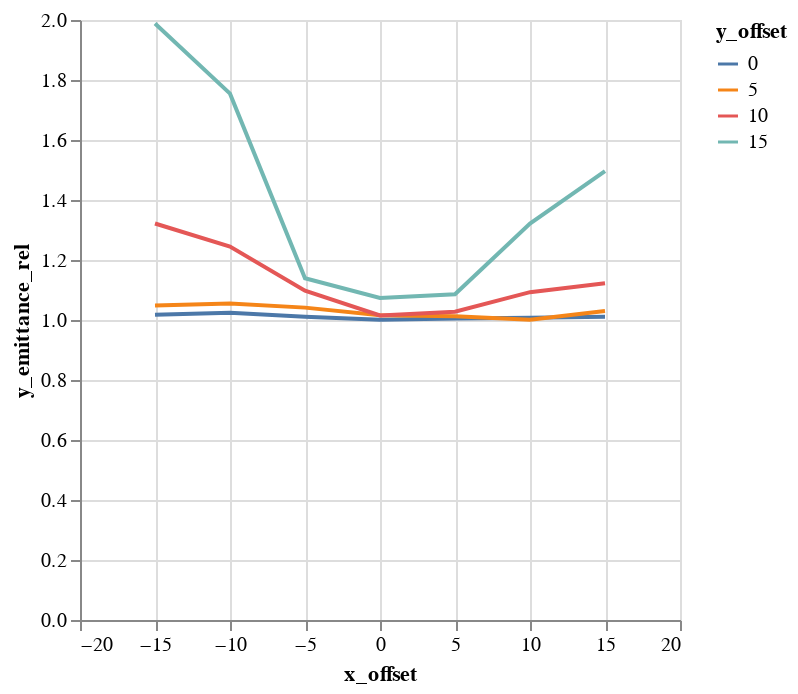

This figure's notebook cell:
### Code cell
alt.Chart(emit_df).mark_line().encode(
    color='y_offset:N',
    x='x_offset',
    y='y_emittance_rel',
)

### Figure 1 — Vega-Lite specification as saved in the notebook (floating-point values rounded to 4 significant figures)
{"$schema": "https://vega.github.io/schema/vega-lite/v1.2.1.json", "data": {"values": [{"losses": 0, "relbeta": 0.002308, "sourceID": 16777222, "sourceName": "x_-15_y_0", "x_emittance": 1.657, "x_emittance_rel": 1.022, "x_norm_emittance": 0.003825, "x_offset": -15, "y_emittance": 1.599, "y_emittance_rel": 1.017, "y_norm_emittance": 0.003692, "y_offset": 0}, {"losses": 0, "relbeta": 0.002308, "sourceID": 16777229, "sourceName": "x_-15_y_5", "x_emittance": 1.751, "x_emittance_rel": 1.099, "x_norm_emittance": 0.004041, "x_offset": -15, "y_emittance": 1.671, "y_emittance_rel": 1.049, "y_norm_emittance": 0.003857, "y_offset": 5}, {"losses": 0, "relbeta": 0.002308, "sourceID": 16777236, "sourceName": "x_-15_y_10", "x_emittance": 2.148, "x_emittance_rel": 1.329, "x_norm_emittance": 0.004959, "x_offset": -15, "y_emittance": 2.11, "y_emittance_rel": 1.322, "y_norm_emittance": 0.004871, "y_offset": 10}, {"losses": 0, "relbeta": 0.002308, "sourceID": 16777243, "sourceName": "x_-15_y_15", "x_emittance": 3.48, "x_emittance_rel": 2.082, "x_norm_emittance": 0.008034, "x_offset": -15, "y_emittance": 3.305, "y_emittance_rel": 1.989, "y_norm_emittance": 0.007629, "y_offset": 15}, {"losses": 0, "relbeta": 0.002308, "sourceID": 16777220, "sourceName": "x_-10_y_0", "x_emittance": 1.592, "x_emittance_rel": 1.0, "x_norm_emittance": 0.003675, "x_offset": -10, "y_emittance": 1.59, "y_emittance_rel": 1.024, "y_norm_emittance": 0.00367, "y_offset": 0}, {"losses": 0, "relbeta": 0.002308, "sourceID": 16777227, "sourceName": "x_-10_y_5", "x_emittance": 1.674, "x_emittance_rel": 1.038, "x_norm_emittance": 0.003864, "x_offset": -10, "y_emittance": 1.668, "y_emittance_rel": 1.055, "y_norm_emittance": 0.003849, "y_offset": 5}, {"losses": 0, "relbeta": 0.002308, "sourceID": 16777234, "sourceName": "x_-10_y_10", "x_emittance": 1.923, "x_emittance_rel": 1.293, "x_norm_emittance": 0.004439, "x_offset": -10, "y_emittance": 2.073, "y_emittance_rel": 1.245, "y_norm_emittance": 0.004785, "y_offset": 10}, {"losses": 0, "relbeta": 0.002308, "sourceID": 16777241, "sourceName": "x_-10_y_15", "x_emittance": 2.56, "x_emittance_rel": 1.765, "x_norm_emittance": 0.005909, "x_offset": -10, "y_emittance": 2.867, "y_emittance_rel": 1.755, "y_norm_emittance": 0.006619, "y_offset": 15}, {"losses": 0, "relbeta": 0.002308, "sourceID": 16777218, "sourceName": "x_-5_y_0", "x_emittance": 1.692, "x_emittance_rel": 1.009, "x_norm_emittance": 0.003905, "x_offset": -5, "y_emittance": 1.736, "y_emittance_rel": 1.011, "y_norm_emittance": 0.004007, "y_offset": 0}, {"losses": 0, "relbeta": 0.002308, "sourceID": 16777225, "sourceName": "x_-5_y_5", "x_emittance": 1.589, "x_emittance_rel": 1.043, "x_norm_emittance": 0.003668, "x_offset": -5, "y_emittance": 1.693, "y_emittance_rel": 1.041, "y_norm_emittance": 0.003908, "y_offset": 5}, {"losses": 0, "relbeta": 0.002308, "sourceID": 16777232, "sourceName": "x_-5_y_10", "x_emittance": 1.662, "x_emittance_rel": 1.1, "x_norm_emittance": 0.003836, "x_offset": -5, "y_emittance": 1.697, "y_emittance_rel": 1.098, "y_norm_emittance": 0.003917, "y_offset": 10}, {"losses": 0, "relbeta": 0.002308, "sourceID": 16777239, "sourceName": "x_-5_y_15", "x_emittance": 1.942, "x_emittance_rel": 1.148, "x_norm_emittance": 0.004483, "x_offset": -5, "y_emittance": 1.714, "y_emittance_rel": 1.139, "y_norm_emittance": 0.003957, "y_offset": 15}, {"losses": 0, "relbeta": 0.002308, "sourceID": 16777216, "sourceName": "x_0_y_0", "x_emittance": 1.544, "x_emittance_rel": 1.003, "x_norm_emittance": 0.003564, "x_offset": 0, "y_emittance": 1.538, "y_emittance_rel": 1.001, "y_norm_emittance": 0.00355, "y_offset": 0}, {"losses": 0, "relbeta": 0.002308, "sourceID": 16777223, "sourceName": "x_0_y_5", "x_emittance": 1.552, "x_emittance_rel": 1.007, "x_norm_emittance": 0.003583, "x_offset": 0, "y_emittance": 1.559, "y_emittance_rel": 1.016, "y_norm_emittance": 0.003599, "y_offset": 5}, {"losses": 0, "relbeta": 0.002308, "sourceID": 16777230, "sourceName": "x_0_y_10", "x_emittance": 1.414, "x_emittance_rel": 1.008, "x_norm_emittance": 0.003265, "x_offset": 0, "y_emittance": 1.497, "y_emittance_rel": 1.015, "y_norm_emittance": 0.003457, "y_offset": 10}, {"losses": 0, "relbeta": 0.002308, "sourceID": 16777237, "sourceName": "x_0_y_15", "x_emittance": 1.867, "x_emittance_rel": 1.056, "x_norm_emittance": 0.00431, "x_offset": 0, "y_emittance": 1.731, "y_emittance_rel": 1.073, "y_norm_emittance": 0.003995, "y_offset": 15}, {"losses": 0, "relbeta": 0.002309, "sourceID": 16777217, "sourceName": "x_5_y_0", "x_emittance": 1.557, "x_emittance_rel": 1.005, "x_norm_emittance": 0.003595, "x_offset": 5, "y_emittance": 1.682, "y_emittance_rel": 1.005, "y_norm_emittance": 0.003883, "y_offset": 0}, {"losses": 0, "relbeta": 0.002309, "sourceID": 16777224, "sourceName": "x_5_y_5", "x_emittance": 1.619, "x_emittance_rel": 1.011, "x_norm_emittance": 0.003739, "x_offset": 5, "y_emittance": 1.492, "y_emittance_rel": 1.012, "y_norm_emittance": 0.003444, "y_offset": 5}, {"losses": 0, "relbeta": 0.002309, "sourceID": 16777231, "sourceName": "x_5_y_10", "x_emittance": 1.533, "x_emittance_rel": 1.048, "x_norm_emittance": 0.003539, "x_offset": 5, "y_emittance": 1.638, "y_emittance_rel": 1.028, "y_norm_emittance": 0.003781, "y_offset": 10}, {"losses": 0, "relbeta": 0.002309, "sourceID": 16777238, "sourceName": "x_5_y_15", "x_emittance": 1.686, "x_emittance_rel": 1.055, "x_norm_emittance": 0.003892, "x_offset": 5, "y_emittance": 1.709, "y_emittance_rel": 1.086, "y_norm_emittance": 0.003946, "y_offset": 15}, {"losses": 0, "relbeta": 0.002309, "sourceID": 16777219, "sourceName": "x_10_y_0", "x_emittance": 1.545, "x_emittance_rel": 1.017, "x_norm_emittance": 0.003567, "x_offset": 10, "y_emittance": 1.611, "y_emittance_rel": 1.007, "y_norm_emittance": 0.003719, "y_offset": 0}, {"losses": 0, "relbeta": 0.002309, "sourceID": 16777226, "sourceName": "x_10_y_5", "x_emittance": 1.479, "x_emittance_rel": 1.022, "x_norm_emittance": 0.003414, "x_offset": 10, "y_emittance": 1.507, "y_emittance_rel": 1.001, "y_norm_emittance": 0.00348, "y_offset": 5}, {"losses": 0, "relbeta": 0.002309, "sourceID": 16777233, "sourceName": "x_10_y_10", "x_emittance": 1.982, "x_emittance_rel": 1.137, "x_norm_emittance": 0.004575, "x_offset": 10, "y_emittance": 1.762, "y_emittance_rel": 1.093, "y_norm_emittance": 0.004068, "y_offset": 10}, {"losses": 0, "relbeta": 0.002309, "sourceID": 16777240, "sourceName": "x_10_y_15", "x_emittance": 2.029, "x_emittance_rel": 1.29, "x_norm_emittance": 0.004685, "x_offset": 10, "y_emittance": 1.997, "y_emittance_rel": 1.322, "y_norm_emittance": 0.004611, "y_offset": 15}, {"losses": 0, "relbeta": 0.002309, "sourceID": 16777221, "sourceName": "x_15_y_0", "x_emittance": 1.588, "x_emittance_rel": 1.059, "x_norm_emittance": 0.003665, "x_offset": 15, "y_emittance": 1.595, "y_emittance_rel": 1.011, "y_norm_emittance": 0.003683, "y_offset": 0}, {"losses": 0, "relbeta": 0.002309, "sourceID": 16777228, "sourceName": "x_15_y_5", "x_emittance": 1.683, "x_emittance_rel": 1.07, "x_norm_emittance": 0.003884, "x_offset": 15, "y_emittance": 1.53, "y_emittance_rel": 1.03, "y_norm_emittance": 0.003531, "y_offset": 5}, {"losses": 0, "relbeta": 0.002309, "sourceID": 16777235, "sourceName": "x_15_y_10", "x_emittance": 1.813, "x_emittance_rel": 1.117, "x_norm_emittance": 0.004186, "x_offset": 15, "y_emittance": 1.814, "y_emittance_rel": 1.122, "y_norm_emittance": 0.004187, "y_offset": 10}, {"losses": 0, "relbeta": 0.002309, "sourceID": 16777242, "sourceName": "x_15_y_15", "x_emittance": 2.218, "x_emittance_rel": 1.464, "x_norm_emittance": 0.00512, "x_offset": 15, "y_emittance": 2.375, "y_emittance_rel": 1.496, "y_norm_emittance": 0.005483, "y_offset": 15}]}, "encoding": {"color": {"field": "y_offset", "type": "nominal"}, "x": {"field": "x_offset", "type": "quantitative"}, "y": {"field": "y_emittance_rel", "type": "quantitative"}}, "mark": "line"}
